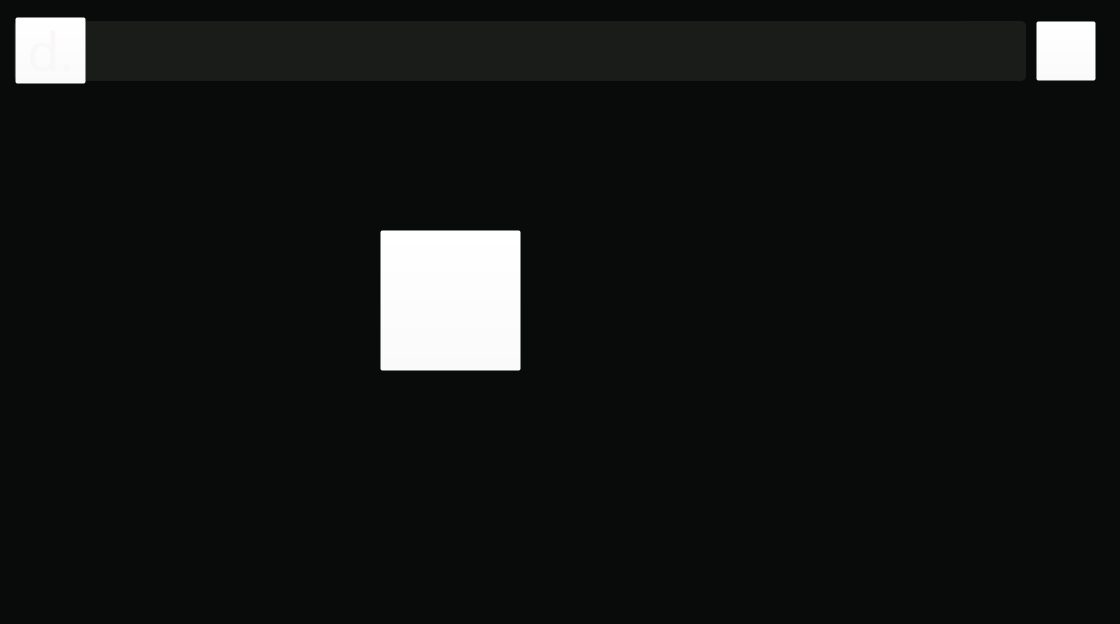
<?xml version="1.0" encoding="UTF-8"?>
<ui version="4.0">
 <class>MainWindow</class>
 <widget class="QMainWindow" name="MainWindow">
  <property name="geometry">
   <rect>
    <x>0</x>
    <y>0</y>
    <width>1120</width>
    <height>624</height>
   </rect>
  </property>
  <property name="minimumSize">
   <size>
    <width>1120</width>
    <height>624</height>
   </size>
  </property>
  <property name="maximumSize">
   <size>
    <width>1120</width>
    <height>624</height>
   </size>
  </property>
  <property name="windowTitle">
   <string>MainWindow</string>
  </property>
  <property name="styleSheet">
   <string notr="true">background-color: rgb(9, 11, 11);</string>
  </property>
  <widget class="QWidget" name="centralwidget">
   <widget class="QLabel" name="label">
    <property name="geometry">
     <rect>
      <x>572</x>
      <y>108</y>
      <width>10</width>
      <height>408</height>
     </rect>
    </property>
    <property name="text">
     <string/>
    </property>
    <property name="pixmap">
     <pixmap>main page components/Line 1.png</pixmap>
    </property>
   </widget>
   <widget class="QLabel" name="label_2">
    <property name="geometry">
     <rect>
      <x>14</x>
      <y>21</y>
      <width>1012</width>
      <height>60</height>
     </rect>
    </property>
    <property name="styleSheet">
     <string notr="true">border-radius:5px;
background-color: rgb(26, 28, 26);</string>
    </property>
    <property name="text">
     <string/>
    </property>
   </widget>
   <widget class="QPushButton" name="pushButton">
    <property name="geometry">
     <rect>
      <x>380</x>
      <y>230</y>
      <width>141</width>
      <height>141</height>
     </rect>
    </property>
    <property name="whatsThis">
     <string>&lt;html&gt;&lt;head/&gt;&lt;body&gt;&lt;p&gt;&lt;img src=&quot;:/main page/start caixa botom.png&quot;/&gt;&lt;/p&gt;&lt;/body&gt;&lt;/html&gt;</string>
    </property>
    <property name="styleSheet">
     <string notr="true">background-color: rgba(255, 255, 255,0);</string>
    </property>
    <property name="text">
     <string/>
    </property>
   </widget>
   <widget class="QLabel" name="label_3">
    <property name="geometry">
     <rect>
      <x>50</x>
      <y>193</y>
      <width>312</width>
      <height>239</height>
     </rect>
    </property>
    <property name="styleSheet">
     <string notr="true">image: url(:/main page/Iniciar Caixa text.png);</string>
    </property>
    <property name="text">
     <string/>
    </property>
    <property name="pixmap">
     <pixmap>main page components/Iniciar Caixa text.png</pixmap>
    </property>
   </widget>
   <widget class="QPushButton" name="pushButton_2">
    <property name="geometry">
     <rect>
      <x>15</x>
      <y>17</y>
      <width>71</width>
      <height>67</height>
     </rect>
    </property>
    <property name="font">
     <font>
      <family>MADE TOMMY</family>
      <pointsize>40</pointsize>
     </font>
    </property>
    <property name="styleSheet">
     <string notr="true">background-color: rgba(255, 255, 255,0);
color: rgb(250, 247, 247);</string>
    </property>
    <property name="text">
     <string>d.</string>
    </property>
   </widget>
   <widget class="QLabel" name="label_4">
    <property name="geometry">
     <rect>
      <x>976</x>
      <y>34</y>
      <width>34</width>
      <height>34</height>
     </rect>
    </property>
    <property name="styleSheet">
     <string notr="true">image: url(:/main page/greem light notification.png);
background-color: rgba(255, 255, 255,0);</string>
    </property>
    <property name="text">
     <string/>
    </property>
    <property name="pixmap">
     <pixmap>main page components/greem light notification.png</pixmap>
    </property>
   </widget>
   <widget class="QPushButton" name="pushButton_3">
    <property name="geometry">
     <rect>
      <x>1036</x>
      <y>21</y>
      <width>60</width>
      <height>60</height>
     </rect>
    </property>
    <property name="styleSheet">
     <string notr="true">background-color: rgba(255, 255, 255,0);</string>
    </property>
    <property name="text">
     <string/>
    </property>
   </widget>
   <widget class="QLabel" name="label_5">
    <property name="geometry">
     <rect>
      <x>993</x>
      <y>537</y>
      <width>95</width>
      <height>61</height>
     </rect>
    </property>
    <property name="styleSheet">
     <string notr="true">image: url(:/main page/logo text.png);</string>
    </property>
    <property name="text">
     <string/>
    </property>
    <property name="pixmap">
     <pixmap>main page components/logo text.png</pixmap>
    </property>
   </widget>
   <widget class="QLineEdit" name="lineEdit">
    <property name="enabled">
     <bool>true</bool>
    </property>
    <property name="geometry">
     <rect>
      <x>83</x>
      <y>20</y>
      <width>880</width>
      <height>61</height>
     </rect>
    </property>
    <property name="font">
     <font>
      <family>MADE TOMMY</family>
      <pointsize>30</pointsize>
      <weight>50</weight>
      <italic>false</italic>
      <bold>false</bold>
     </font>
    </property>
    <property name="mouseTracking">
     <bool>true</bool>
    </property>
    <property name="styleSheet">
     <string notr="true">background-color: rgba(255, 255, 255,0);
font: 30pt &quot;MADE TOMMY&quot;;
alternate-background-color: rgba(255, 255, 255,0);
gridline-color: rgba(255, 255, 255,0);
selection-color: rgba(255, 255, 255,0);
border-color: rgba(255, 255, 255,0);
color: rgb(250, 247, 247);</string>
    </property>
   </widget>
   <widget class="QLabel" name="label_6">
    <property name="geometry">
     <rect>
      <x>384</x>
      <y>237</y>
      <width>141</width>
      <height>141</height>
     </rect>
    </property>
    <property name="text">
     <string/>
    </property>
    <property name="pixmap">
     <pixmap>main page components/start caixa botom.png</pixmap>
    </property>
   </widget>
   <widget class="QLabel" name="label_7">
    <property name="geometry">
     <rect>
      <x>1036</x>
      <y>21</y>
      <width>60</width>
      <height>60</height>
     </rect>
    </property>
    <property name="text">
     <string/>
    </property>
    <property name="pixmap">
     <pixmap>main page components/menu botom.png</pixmap>
    </property>
   </widget>
   <zorder>label_7</zorder>
   <zorder>label_6</zorder>
   <zorder>label</zorder>
   <zorder>label_2</zorder>
   <zorder>pushButton</zorder>
   <zorder>label_3</zorder>
   <zorder>pushButton_2</zorder>
   <zorder>label_4</zorder>
   <zorder>pushButton_3</zorder>
   <zorder>label_5</zorder>
   <zorder>lineEdit</zorder>
  </widget>
  <widget class="QMenuBar" name="menubar">
   <property name="geometry">
    <rect>
     <x>0</x>
     <y>0</y>
     <width>1120</width>
     <height>21</height>
    </rect>
   </property>
  </widget>
 </widget>
 <resources>
  <include location="components.qrc"/>
 </resources>
 <connections/>
</ui>
